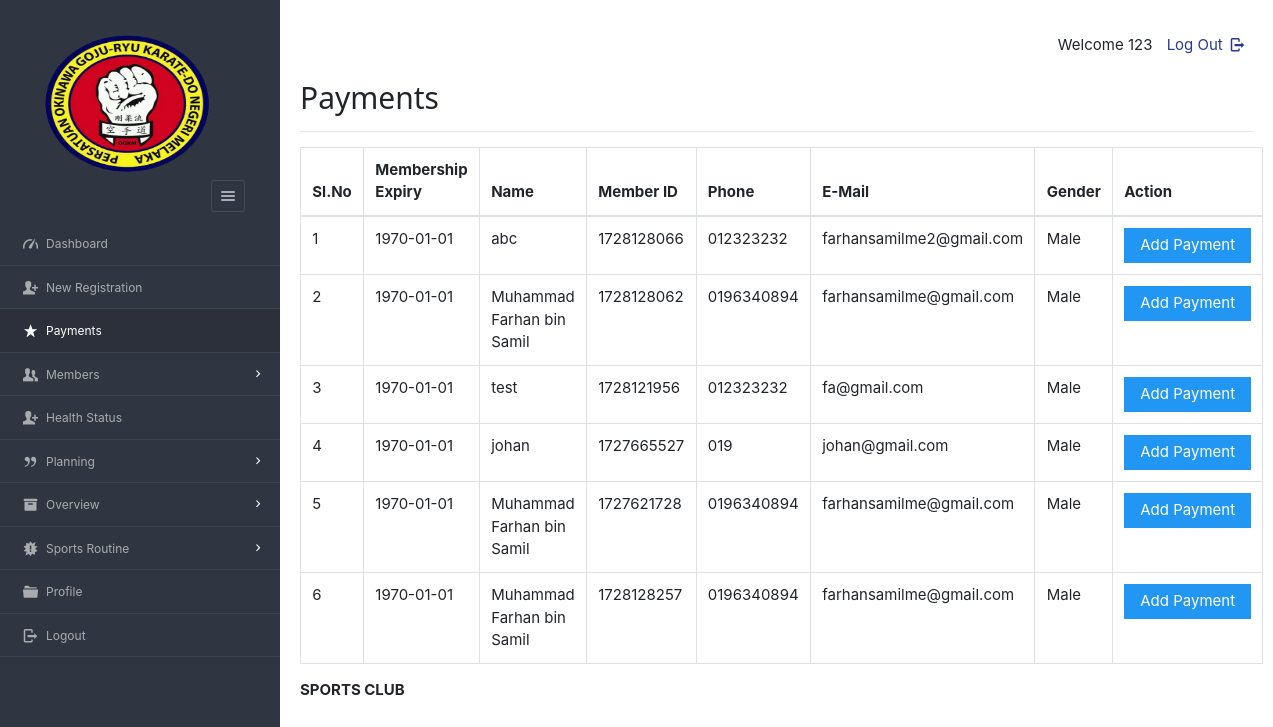
Screenshot of /dashboard/admin/payments.php (signed in) with the database file from the repository.
### tables this page shows
CREATE TABLE `users` (
  `userid` varchar(20) NOT NULL,
  `imageid` varchar(200) NOT NULL,
  `username` varchar(40) NOT NULL,
  `fullName` varchar(100) NOT NULL,
  `gender` varchar(8) NOT NULL,
  `mobile` varchar(20) NOT NULL,
  `email` varchar(200) NOT NULL,
  `dob` varchar(10) NOT NULL,
  `joining_date` varchar(10) NOT NULL
);

CREATE TABLE `enrolls_to` (
  `et_id` varchar(100) NOT NULL DEFAULT current_timestamp(),
  `planid` varchar(8) NOT NULL,
  `userid` varchar(20) NOT NULL,
  `paid_date` varchar(15) NOT NULL,
  `expire` varchar(15) NOT NULL,
  `renewal` varchar(15) NOT NULL
);

### dashboard/admin/payments.php (the view, shortened to what this page needs)
<?php
require '../../include/db_conn.php';
?>
<!DOCTYPE html>
<html lang="en">
<head>
    <link rel="stylesheet" href="../../css/style.css"  id="style-resource-5">
    <link rel="stylesheet" href="../../css/dashMain.css">
    <link rel="stylesheet" type="text/css" href="../../css/entypo.css">
    <link href="a1style.css" type="text/css" rel="stylesheet">
	<link rel="stylesheet" href="../../css/bootstrap.min.css">
</head>
      <body class="page-body  page-fade" onload="collapseSidebar()">
    	<div class="page-container sidebar-collapsed" id="navbarcollapse">
		<div class="sidebar-menu">
			<header class="logo-env">
					<div class="sidebar-collapse" onclick="collapseSidebar()">
				<a href="#" class="sidebar-collapse-icon with-animation">
					<i class="entypo-menu"></i>
				</a>
			</div>
			</header>
    		<?php include('nav.php'); ?>
    	</div>
    		<div class="main-content">
				<div class="row">
					<div class="col-md-6 col-sm-8 clearfix">
					</div>
					<div class="col-md-6 col-sm-4 clearfix hidden-xs">
						<ul class="list-inline links-list pull-right">
							<li>Welcome <?php echo $_SESSION['full_name']; ?>
							</li>
							<li>
								<a href="logout.php">
									Log Out <i class="entypo-logout right"></i>
								</a>
							</li>
						</ul>
					</div>
				</div>
		<h2>Payments</h2>
		<hr />
		<table class="table table-bordered">
			<thead>
				<tr>
					<th>Sl.No</th>
					<th>Membership Expiry</th>
					<th>Name</th>
					<th>Member ID</th>
					<th>Phone</th>
					<th>E-Mail</th>
					<th>Gender</th>
					<th>Action</th>
				</tr>
			</thead>
				<tbody>
				<?php
					$query  = "select * from enrolls_to where renewal='yes' ORDER BY expire";
					$result = mysqli_query($con, $query);
					$sno    = 1;
					if (mysqli_affected_rows($con) != 0) {
					    while ($row = mysqli_fetch_array($result, MYSQLI_ASSOC)) {
					        $uid   = $row['userid'];
					        $planid=$row['planid'];
					        $query1  = "select * from users WHERE userid='$uid'";
					        $result1 = mysqli_query($con, $query1);
					        if (mysqli_affected_rows($con) == 1) {
					            while ($row1 = mysqli_fetch_array($result1, MYSQLI_ASSOC)) {
					                 echo "<tr><td>".$sno."</td>";
					                echo "<td>" . $row['expire'] . "</td>";
					                echo "<td>" . $row1['username'] . "</td>";
					                echo "<td>" . $row1['userid'] . "</td>";
					                echo "<td>" . $row1['mobile'] . "</td>";
					                echo "<td>" . $row1['email'] . "</td>";
					                echo "<td>" . $row1['gender'] . "</td>";
					                $sno++;
					                echo "<td><form action='make_payments.php' method='post'><input type='hidden' name='userID' value='" . $uid . "'/>
					                <input type='hidden' name='planID' value='" . $planid . "'/><input type='submit' class='a1-btn a1-blue' value='Add Payment ' class='btn btn-info'/></form></td></tr>";
					                $uid = 0;
					            }
					        }
					    }
					}
					?>
				</tbody>
		</table>
			<?php include('footer.php'); ?>
    	</div>
    </body>
</html>

### css/style.css (style rules this page uses)
html { font-size: 62.5%; font-family: sans-serif; }
div { display: block; }
body { font-family: "Noto Sans", sans-serif, "Helvetica Neue", Helvetica, Arial, sans-serif; font-size: 12px; line-height: 1.428571429; display: block; margin: 0; }
*, *:before, *:after { box-sizing: border-box; }
a { text-decoration: none; background: transparent; }
img { vertical-align: middle; }
img { border: 0; }
.logo img { width: 220px; height: 200px; }
input, button, select, textarea { font-family: inherit; font-size: inherit; line-height: inherit; }
button, input { line-height: normal; }
button, input, select, textarea { font-family: inherit; font-size: 100%; margin: 0; }
input { background-color: white; cursor: text; padding: 1px; border-width: 2px; border-style: inset; border-color: initial; border-image: initial; }
input, textarea, select, button { text-rendering: auto; color: initial; letter-spacing: normal; word-spacing: normal; text-transform: none; text-indent: 0px; text-shadow: none; display: inline-block; text-align: start; margin: 0em; font: 400 13.3333px Arial; }
button, html input[type="button"], input[type="reset"], input[type="submit"] { cursor: pointer; }
a { color: #373e4a; text-decoration: none; }
a { background: transparent; }
a { color: #373e4a; }
.page-container { position: relative; padding-left: 280px; }
.page-container .sidebar-menu { position: absolute; width: 280px; top: 0; left: 0; bottom: 0; background: #303641; color: #aaabae; z-index: 1; min-height: 796px; box-sizing: border-box; }
.page-container .sidebar-menu .logo-env { width: 100%; padding: 35px; padding-bottom: 10px; box-sizing: border-box; }
.page-container .sidebar-menu .logo-env:before, .page-container .sidebar-menu .logo-env:after { content: " "; display: table; }
.page-container .sidebar-menu .logo-env > div { display: block; vertical-align: middle; white-space: nowrap; float: left; }
.page-container .sidebar-menu .logo-env > div > a { display: inline-block; color: #aaabae; }
.page-container .sidebar-menu .logo-env > div.sidebar-collapse, .page-container .sidebar-menu .logo-env > div.sidebar-mobile-menu { position: relative; float: right; }
.page-container .sidebar-menu .logo-env > div.sidebar-collapse a, .page-container .sidebar-menu .logo-env > div.sidebar-mobile-menu a { display: inline-block; border: 1px solid #454a54; text-align: center; padding: 0; line-height: 1; font-size: 20px; font-weight: 300; padding: 5px 2px; background-clip: padding-box; border-radius: 3px; transition: all 200ms ease-in-out; }
.page-container .sidebar-menu .logo-env .logo img { width: 180px; height: 150px; }
.page-container .sidebar-menu .logo-env:after { clear: both; }
ul, ol { margin-top: 0; margin-bottom: 8.5px; }
ul, menu, dir { display: block; list-style-type: disc; }
li { display: list-item; }
i, cite, em, var, address, dfn { font-style: italic; }

### css/entypo.css (style rules this page uses)
[class^="entypo-"]:before, [class*=" entypo-"]:before { font-family: "entypo"; font-style: normal; font-weight: normal; speak: none; display: inline-block; text-decoration: inherit; width: 1em; margin-right: .2em; text-align: center; font-variant: normal; text-transform: none; line-height: 1em; margin-left: .2em; }
.entypo-menu:before { content: '\e811'; }
.entypo-logout:before { content: '\e85d'; }

### rows the page displays
enrolls_to: expire "1970-01-01"
users: username "abc", userid "1728128066", mobile "012323232", email "farhansamilme2@gmail.com", gender "Male"
enrolls_to: expire "1970-01-01"
users: username "Muhammad Farhan bin Samil", userid "1728128062", mobile "0196340894", email "farhansamilme@gmail.com", gender "Male"
enrolls_to: expire "1970-01-01"
users: username "test", userid "1728121956", mobile "012323232", email "fa@gmail.com", gender "Male"
enrolls_to: expire "1970-01-01"
users: username "johan", userid "1727665527", mobile "019", email "johan@gmail.com", gender "Male"
enrolls_to: expire "1970-01-01"
users: username "Muhammad Farhan bin Samil", userid "1727621728", mobile "0196340894", email "farhansamilme@gmail.com", gender "Male"
enrolls_to: expire "1970-01-01"
users: username "Muhammad Farhan bin Samil", userid "1728128257", mobile "0196340894", email "farhansamilme@gmail.com", gender "Male"

### other values shown
$_SESSION['full_name'] "123"
